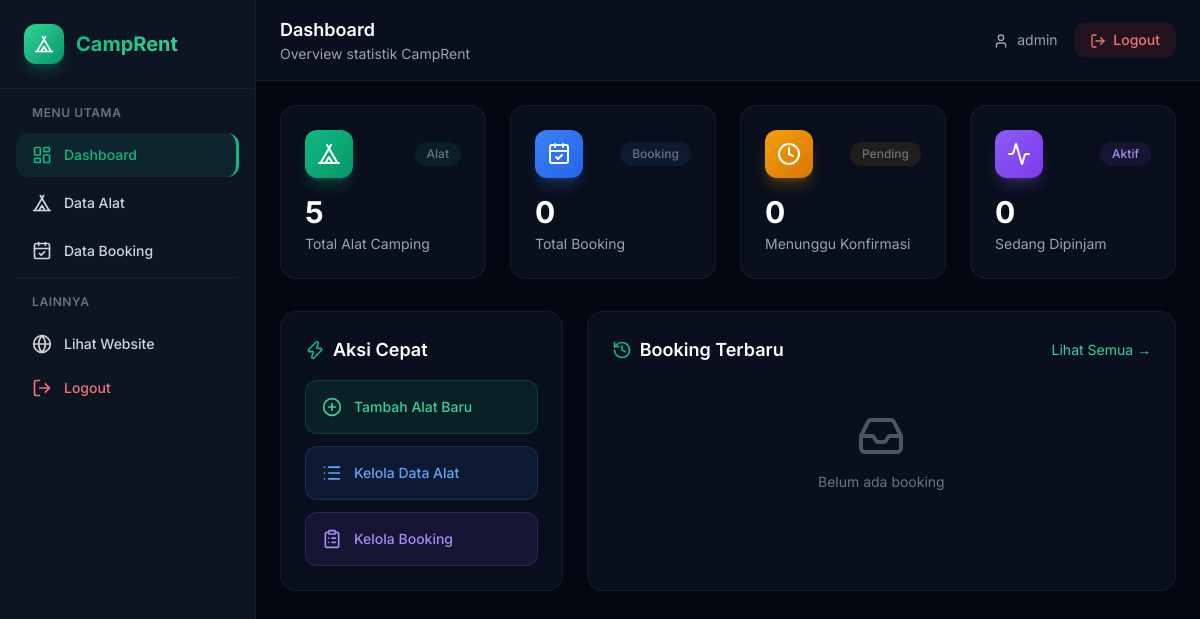
Page /dashboard/ (signed in) on the earlier database version.
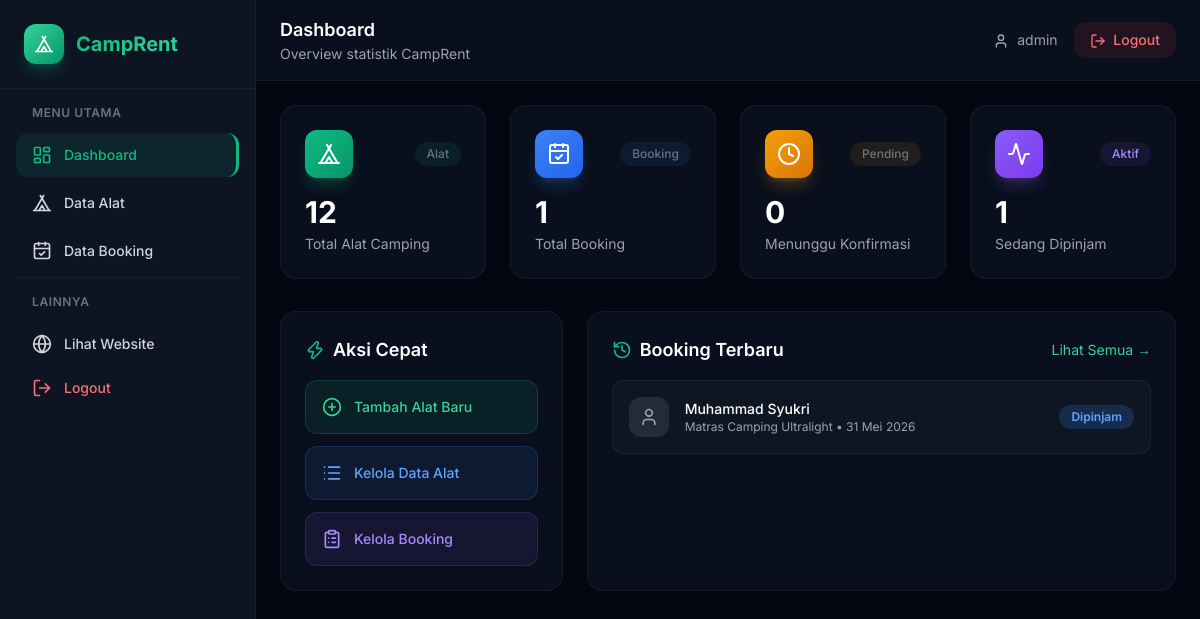
Same page on the later database version.
### rental/models.py (models this page shows, shortened)
class Booking(models.Model):
    STATUS_CHOICES = [
        ('Pending', 'Pending'),
        ('Dipinjam', 'Dipinjam'),
        ('Selesai', 'Selesai'),
    ]
    customer_name = models.CharField(max_length=200, verbose_name='Nama Penyewa')
    phone = models.CharField(max_length=20, verbose_name='No. Telepon')
    equipment = models.ForeignKey(Equipment, on_delete=models.CASCADE, related_name='bookings', verbose_name='Alat')
    start_date = models.DateField(verbose_name='Tanggal Pinjam')
    end_date = models.DateField(verbose_name='Tanggal Kembali')
    note = models.TextField(blank=True, verbose_name='Catatan')
    status = models.CharField(max_length=20, choices=STATUS_CHOICES, default='Pending', verbose_name='Status')
    created_at = models.DateTimeField(auto_now_add=True)
    updated_at = models.DateTimeField(auto_now=True)
    class Meta:
        verbose_name = 'Booking'
        verbose_name_plural = 'Booking'
        ordering = ['-created_at']

class Equipment(models.Model):
    CATEGORY_CHOICES = [
        ('Tenda', 'Tenda'),
        ('Carrier', 'Carrier'),
        ('Sleeping Bag', 'Sleeping Bag'),
        ('Matras', 'Matras'),
        ('Kompor', 'Kompor'),
        ('Perlengkapan Lain', 'Perlengkapan Lain'),
    ]
    name = models.CharField(max_length=200, verbose_name='Nama Alat')
    category = models.CharField(max_length=100, choices=CATEGORY_CHOICES, verbose_name='Kategori')
    price_per_day = models.IntegerField(verbose_name='Harga Sewa/Hari')
    stock = models.IntegerField(default=0, verbose_name='Stok')
    description = models.TextField(blank=True, verbose_name='Deskripsi')
    image = models.ImageField(upload_to='equipments/', blank=True, null=True, verbose_name='Gambar')
    created_at = models.DateTimeField(auto_now_add=True)
    updated_at = models.DateTimeField(auto_now=True)
    class Meta:
        verbose_name = 'Alat Camping'
        verbose_name_plural = 'Alat Camping'
        ordering = ['-created_at']

### rental/views.py (the view)
# urls.py: path('dashboard/', views.dashboard, name='dashboard'),
@login_required
def dashboard(request):
    total_equipments = Equipment.objects.count()
    total_bookings = Booking.objects.count()
    pending_bookings = Booking.objects.filter(status='Pending').count()
    active_bookings = Booking.objects.filter(status='Dipinjam').count()
    recent_bookings = Booking.objects.select_related('equipment').order_by('-created_at')[:5]
    context = {
        'total_equipments': total_equipments,
        'total_bookings': total_bookings,
        'pending_bookings': pending_bookings,
        'active_bookings': active_bookings,
        'recent_bookings': recent_bookings,
    }
    return render(request, 'rental/admin/dashboard.html', context)

### rental/templates/rental/admin/dashboard.html (shortened to what the changed rows need)
{% extends 'rental/admin/base_admin.html' %}
{% block page_title %}Dashboard{% endblock %}
{% block admin_content %}
<div class="grid grid-cols-1 sm:grid-cols-2 lg:grid-cols-4 gap-6 mb-8">
    <div class="stat-card p-6 rounded-2xl bg-gray-900/50 border border-white/5">
        <div class="flex items-center justify-between mb-4">
            <div class="w-12 h-12 rounded-xl bg-gradient-to-br from-emerald-500 to-emerald-600 flex items-center justify-center shadow-lg shadow-emerald-500/25">
            </div>
            <span class="text-xs text-gray-500 font-medium px-3 py-1 rounded-full bg-emerald-500/10 text-emerald-400">Alat</span>
        </div>
        <div class="text-3xl font-bold">{{ total_equipments }}</div>
        <p class="text-sm text-gray-400 mt-1">Total Alat Camping</p>
    </div>
    <div class="stat-card p-6 rounded-2xl bg-gray-900/50 border border-white/5">
        <div class="flex items-center justify-between mb-4">
            <div class="w-12 h-12 rounded-xl bg-gradient-to-br from-blue-500 to-blue-600 flex items-center justify-center shadow-lg shadow-blue-500/25">
            </div>
            <span class="text-xs text-gray-500 font-medium px-3 py-1 rounded-full bg-blue-500/10 text-blue-400">Booking</span>
        </div>
        <div class="text-3xl font-bold">{{ total_bookings }}</div>
        <p class="text-sm text-gray-400 mt-1">Total Booking</p>
    </div>
    <div class="stat-card p-6 rounded-2xl bg-gray-900/50 border border-white/5">
        <div class="flex items-center justify-between mb-4">
            <div class="w-12 h-12 rounded-xl bg-gradient-to-br from-violet-500 to-violet-600 flex items-center justify-center shadow-lg shadow-violet-500/25">
            </div>
            <span class="text-xs text-gray-500 font-medium px-3 py-1 rounded-full bg-violet-500/10 text-violet-400">Aktif</span>
        </div>
        <div class="text-3xl font-bold">{{ active_bookings }}</div>
        <p class="text-sm text-gray-400 mt-1">Sedang Dipinjam</p>
    </div>
</div>
<div class="grid grid-cols-1 lg:grid-cols-3 gap-6">
    <div class="lg:col-span-2 p-6 rounded-2xl bg-gray-900/50 border border-white/5">
        <div class="space-y-3">
            {% for booking in recent_bookings %}
            <div class="flex items-center justify-between p-4 rounded-xl bg-gray-800/30 border border-white/5 hover:border-emerald-500/20 transition">
                <div class="flex items-center gap-4">
                    <div class="w-10 h-10 rounded-xl bg-gray-700/50 flex items-center justify-center">
                        <i data-lucide="user" class="w-5 h-5 text-gray-400"></i>
                    </div>
                    <div>
                        <p class="font-medium text-sm">{{ booking.customer_name }}</p>
                        <p class="text-xs text-gray-400">{{ booking.equipment.name }} • {{ booking.start_date|date:"d M Y" }}</p>
                    </div>
                </div>
                <span class="px-3 py-1 rounded-full text-xs font-semibold
                    {% if booking.status == 'Pending' %}bg-amber-500/20 text-amber-400
                    {% elif booking.status == 'Dipinjam' %}bg-blue-500/20 text-blue-400
                    {% else %}bg-emerald-500/20 text-emerald-400{% endif %}">
                    {{ booking.status }}
                </span>
            </div>
            {% empty %}
            <div class="text-center py-8">
                <i data-lucide="inbox" class="w-12 h-12 text-gray-600 mx-auto mb-3"></i>
                <p class="text-gray-500 text-sm">Belum ada booking</p>
            </div>
            {% endfor %}
        </div>
    </div>
</div>
{% endblock %}

Differences in the rows shown:
added Booking: customer_name "Muhammad Syukri", equipment.name "Matras Camping Ultralight", start_date "31 Mei 2026", status "Dipinjam"
Other differences:
{{ total_equipments }}: "5" → "12"
{{ total_bookings }}: "0" → "1"
{{ active_bookings }}: "0" → "1"
text no longer shown: "Belum ada booking"
